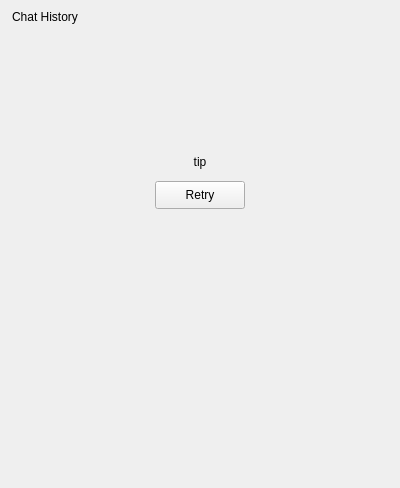
<?xml version="1.0" encoding="UTF-8"?>
<ui version="4.0">
 <class>GlobalNotificationHistoryDialog</class>
 <widget class="QWidget" name="GlobalNotificationHistoryDialog">
  <property name="geometry">
   <rect>
    <x>0</x>
    <y>0</y>
    <width>400</width>
    <height>488</height>
   </rect>
  </property>
  <property name="windowTitle">
   <string>GlobalNotificationHistoryDialog</string>
  </property>
  <layout class="QVBoxLayout" name="verticalLayoutMain" stretch="0,0,0">
   <property name="spacing">
    <number>0</number>
   </property>
   <property name="leftMargin">
    <number>0</number>
   </property>
   <property name="topMargin">
    <number>0</number>
   </property>
   <property name="rightMargin">
    <number>0</number>
   </property>
   <property name="bottomMargin">
    <number>0</number>
   </property>
   <item>
    <widget class="QWidget" name="titlebar" native="true">
     <property name="sizePolicy">
      <sizepolicy hsizetype="Expanding" vsizetype="Expanding">
       <horstretch>0</horstretch>
       <verstretch>0</verstretch>
      </sizepolicy>
     </property>
     <property name="minimumSize">
      <size>
       <width>0</width>
       <height>33</height>
      </size>
     </property>
     <property name="maximumSize">
      <size>
       <width>16777215</width>
       <height>33</height>
      </size>
     </property>
     <layout class="QHBoxLayout" name="horizontalLayout_11">
      <property name="spacing">
       <number>0</number>
      </property>
      <property name="leftMargin">
       <number>0</number>
      </property>
      <property name="topMargin">
       <number>0</number>
      </property>
      <property name="rightMargin">
       <number>0</number>
      </property>
      <property name="bottomMargin">
       <number>0</number>
      </property>
      <item>
       <widget class="QWidget" name="titlewidget" native="true">
        <property name="sizePolicy">
         <sizepolicy hsizetype="Expanding" vsizetype="Expanding">
          <horstretch>0</horstretch>
          <verstretch>0</verstretch>
         </sizepolicy>
        </property>
        <layout class="QHBoxLayout" name="horizontalLayout_10">
         <property name="spacing">
          <number>0</number>
         </property>
         <property name="leftMargin">
          <number>12</number>
         </property>
         <property name="topMargin">
          <number>0</number>
         </property>
         <property name="rightMargin">
          <number>0</number>
         </property>
         <property name="bottomMargin">
          <number>0</number>
         </property>
         <item>
          <widget class="QLabel" name="title">
           <property name="sizePolicy">
            <sizepolicy hsizetype="Expanding" vsizetype="Expanding">
             <horstretch>0</horstretch>
             <verstretch>0</verstretch>
            </sizepolicy>
           </property>
           <property name="text">
            <string>Chat History</string>
           </property>
          </widget>
         </item>
        </layout>
       </widget>
      </item>
      <item>
       <spacer name="horizontalSpacer_3">
        <property name="orientation">
         <enum>Qt::Horizontal</enum>
        </property>
        <property name="sizeHint" stdset="0">
         <size>
          <width>233</width>
          <height>2</height>
         </size>
        </property>
       </spacer>
      </item>
      <item>
       <layout class="QVBoxLayout" name="verticalLayout_6">
        <property name="spacing">
         <number>0</number>
        </property>
        <property name="leftMargin">
         <number>0</number>
        </property>
        <property name="topMargin">
         <number>0</number>
        </property>
        <property name="rightMargin">
         <number>0</number>
        </property>
        <property name="bottomMargin">
         <number>0</number>
        </property>
        <item>
         <layout class="QHBoxLayout" name="horizontalLayout_6">
          <property name="spacing">
           <number>0</number>
          </property>
          <property name="leftMargin">
           <number>0</number>
          </property>
          <property name="topMargin">
           <number>0</number>
          </property>
          <property name="rightMargin">
           <number>0</number>
          </property>
          <property name="bottomMargin">
           <number>0</number>
          </property>
          <item>
           <widget class="QPushButton" name="btnMinimize">
            <property name="sizePolicy">
             <sizepolicy hsizetype="Expanding" vsizetype="Expanding">
              <horstretch>0</horstretch>
              <verstretch>0</verstretch>
             </sizepolicy>
            </property>
            <property name="focusPolicy">
             <enum>Qt::NoFocus</enum>
            </property>
            <property name="text">
             <string/>
            </property>
            <property name="flat">
             <bool>true</bool>
            </property>
           </widget>
          </item>
          <item>
           <widget class="QPushButton" name="btnClose">
            <property name="sizePolicy">
             <sizepolicy hsizetype="Expanding" vsizetype="Expanding">
              <horstretch>0</horstretch>
              <verstretch>0</verstretch>
             </sizepolicy>
            </property>
            <property name="focusPolicy">
             <enum>Qt::NoFocus</enum>
            </property>
            <property name="text">
             <string/>
            </property>
            <property name="flat">
             <bool>true</bool>
            </property>
           </widget>
          </item>
         </layout>
        </item>
        <item>
         <spacer name="verticalSpacer_4">
          <property name="orientation">
           <enum>Qt::Vertical</enum>
          </property>
          <property name="sizeType">
           <enum>QSizePolicy::Expanding</enum>
          </property>
          <property name="sizeHint" stdset="0">
           <size>
            <width>0</width>
            <height>1</height>
           </size>
          </property>
         </spacer>
        </item>
       </layout>
      </item>
     </layout>
    </widget>
   </item>
   <item>
    <widget class="AutoTipWidget" name="tipWidget" native="true">
     <property name="minimumSize">
      <size>
       <width>0</width>
       <height>25</height>
      </size>
     </property>
     <property name="maximumSize">
      <size>
       <width>16777215</width>
       <height>25</height>
      </size>
     </property>
    </widget>
   </item>
   <item>
    <widget class="QStackedWidget" name="stackedWidget">
     <property name="currentIndex">
      <number>2</number>
     </property>
     <widget class="CWebView" name="webView"/>
     <widget class="QWidget" name="emptyPage">
      <layout class="QVBoxLayout" name="verticalLayout" stretch="1,0,3">
       <property name="spacing">
        <number>0</number>
       </property>
       <property name="leftMargin">
        <number>0</number>
       </property>
       <property name="topMargin">
        <number>0</number>
       </property>
       <property name="rightMargin">
        <number>0</number>
       </property>
       <property name="bottomMargin">
        <number>0</number>
       </property>
       <item>
        <spacer name="verticalSpacer">
         <property name="orientation">
          <enum>Qt::Vertical</enum>
         </property>
         <property name="sizeHint" stdset="0">
          <size>
           <width>20</width>
           <height>99</height>
          </size>
         </property>
        </spacer>
       </item>
       <item>
        <layout class="QHBoxLayout" name="horizontalLayout">
         <item>
          <spacer name="horizontalSpacer">
           <property name="orientation">
            <enum>Qt::Horizontal</enum>
           </property>
           <property name="sizeHint" stdset="0">
            <size>
             <width>40</width>
             <height>20</height>
            </size>
           </property>
          </spacer>
         </item>
         <item>
          <widget class="QLabel" name="labelNoMsgTip">
           <property name="text">
            <string>No messages yet</string>
           </property>
          </widget>
         </item>
         <item>
          <spacer name="horizontalSpacer_2">
           <property name="orientation">
            <enum>Qt::Horizontal</enum>
           </property>
           <property name="sizeHint" stdset="0">
            <size>
             <width>40</width>
             <height>20</height>
            </size>
           </property>
          </spacer>
         </item>
        </layout>
       </item>
       <item>
        <spacer name="verticalSpacer_2">
         <property name="orientation">
          <enum>Qt::Vertical</enum>
         </property>
         <property name="sizeHint" stdset="0">
          <size>
           <width>20</width>
           <height>303</height>
          </size>
         </property>
        </spacer>
       </item>
      </layout>
     </widget>
     <widget class="QWidget" name="pageLoading">
      <layout class="QVBoxLayout" name="verticalLayout_2" stretch="1,0,0,0,5">
       <property name="spacing">
        <number>12</number>
       </property>
       <item>
        <spacer name="verticalSpacer_3">
         <property name="orientation">
          <enum>Qt::Vertical</enum>
         </property>
         <property name="sizeHint" stdset="0">
          <size>
           <width>20</width>
           <height>47</height>
          </size>
         </property>
        </spacer>
       </item>
       <item>
        <layout class="QHBoxLayout" name="horizontalLayout_2">
         <item>
          <spacer name="horizontalSpacer_4">
           <property name="orientation">
            <enum>Qt::Horizontal</enum>
           </property>
           <property name="sizeHint" stdset="0">
            <size>
             <width>40</width>
             <height>20</height>
            </size>
           </property>
          </spacer>
         </item>
         <item>
          <widget class="QLabel" name="labelLoading">
           <property name="minimumSize">
            <size>
             <width>16</width>
             <height>16</height>
            </size>
           </property>
           <property name="maximumSize">
            <size>
             <width>16</width>
             <height>16</height>
            </size>
           </property>
           <property name="text">
            <string/>
           </property>
          </widget>
         </item>
         <item>
          <spacer name="horizontalSpacer_5">
           <property name="orientation">
            <enum>Qt::Horizontal</enum>
           </property>
           <property name="sizeHint" stdset="0">
            <size>
             <width>40</width>
             <height>20</height>
            </size>
           </property>
          </spacer>
         </item>
        </layout>
       </item>
       <item>
        <widget class="QLabel" name="labelTip">
         <property name="text">
          <string>tip</string>
         </property>
         <property name="alignment">
          <set>Qt::AlignCenter</set>
         </property>
        </widget>
       </item>
       <item>
        <layout class="QHBoxLayout" name="horizontalLayout_3">
         <item>
          <spacer name="horizontalSpacer_6">
           <property name="orientation">
            <enum>Qt::Horizontal</enum>
           </property>
           <property name="sizeHint" stdset="0">
            <size>
             <width>40</width>
             <height>20</height>
            </size>
           </property>
          </spacer>
         </item>
         <item>
          <widget class="QPushButton" name="pushButtonRetry">
           <property name="minimumSize">
            <size>
             <width>90</width>
             <height>28</height>
            </size>
           </property>
           <property name="text">
            <string>Retry</string>
           </property>
          </widget>
         </item>
         <item>
          <spacer name="horizontalSpacer_7">
           <property name="orientation">
            <enum>Qt::Horizontal</enum>
           </property>
           <property name="sizeHint" stdset="0">
            <size>
             <width>40</width>
             <height>20</height>
            </size>
           </property>
          </spacer>
         </item>
        </layout>
       </item>
       <item>
        <spacer name="verticalSpacer_5">
         <property name="orientation">
          <enum>Qt::Vertical</enum>
         </property>
         <property name="sizeHint" stdset="0">
          <size>
           <width>20</width>
           <height>247</height>
          </size>
         </property>
        </spacer>
       </item>
      </layout>
     </widget>
    </widget>
   </item>
  </layout>
 </widget>
 <layoutdefault spacing="6" margin="11"/>
 <customwidgets>
  <customwidget>
   <class>CWebView</class>
   <extends>QWidget</extends>
   <header>webview.h</header>
   <container>1</container>
  </customwidget>
  <customwidget>
   <class>AutoTipWidget</class>
   <extends>QWidget</extends>
   <header location="global">autotipwidget.h</header>
   <container>1</container>
  </customwidget>
 </customwidgets>
 <resources>
  <include location="../inst.qrc"/>
 </resources>
 <connections/>
</ui>
